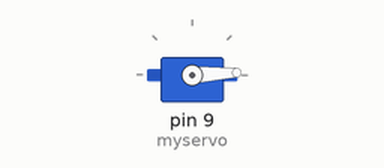
This sketch was run on a simulated Arduino Uno, built with avr-gcc and run on an emulated ATmega328P. On the bench: servo.

Above: at 0.05 s.
At 0.7 s:
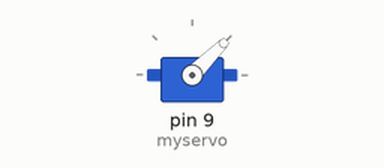
At 1.35 s:
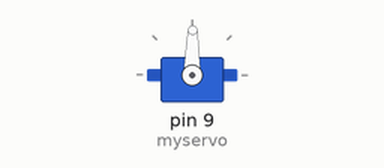
At 2.7 s:
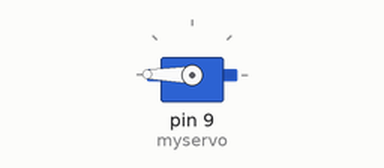
Timing chart, 0 to 6.3 s (numbered marks = the images above):
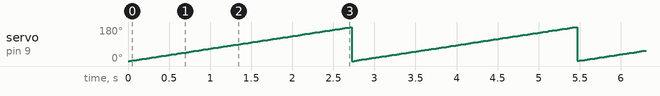

Measured:
- by itself, servo on pin 9 (myservo): ramps from 0° to 180° and jumps back, once every 2.7 s

The sketch:

MotorServo.ino.ino
```cpp
#include <Servo.h>

Servo myservo;                      // cria objeto myservo

#define potpin A0

int va1 = 0;

void setup() {
  myservo.attach(9);                // configura pino D6 - controle do Servo
}

void loop() {
 for(va1 = 0; va1 <= 180;  va1 += 1) {
   myservo.write(va1);                // controle PWM do servo
   delay(15);                         // atraso de 15 milisegundos
 }
}
```
